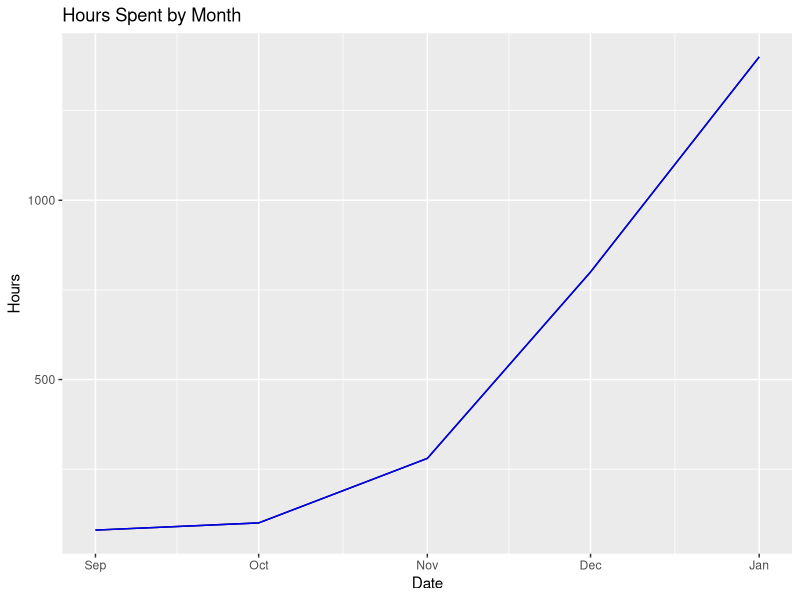
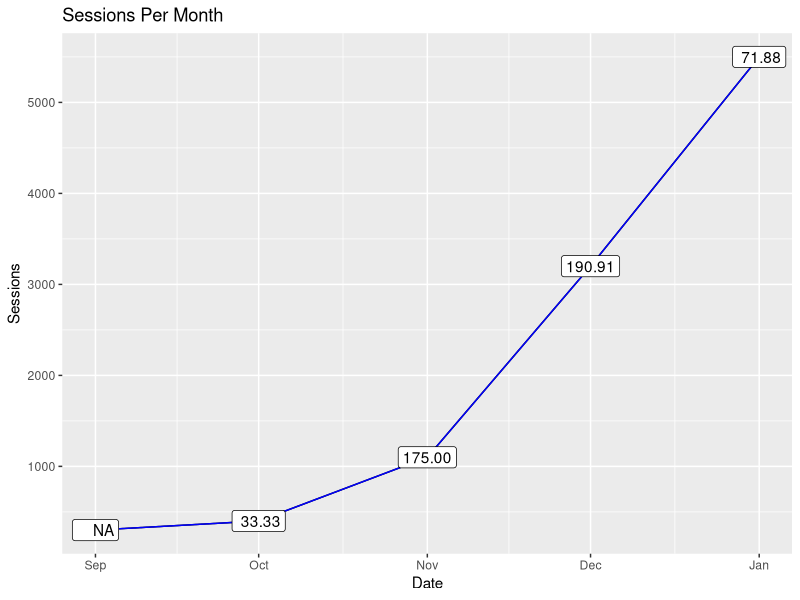
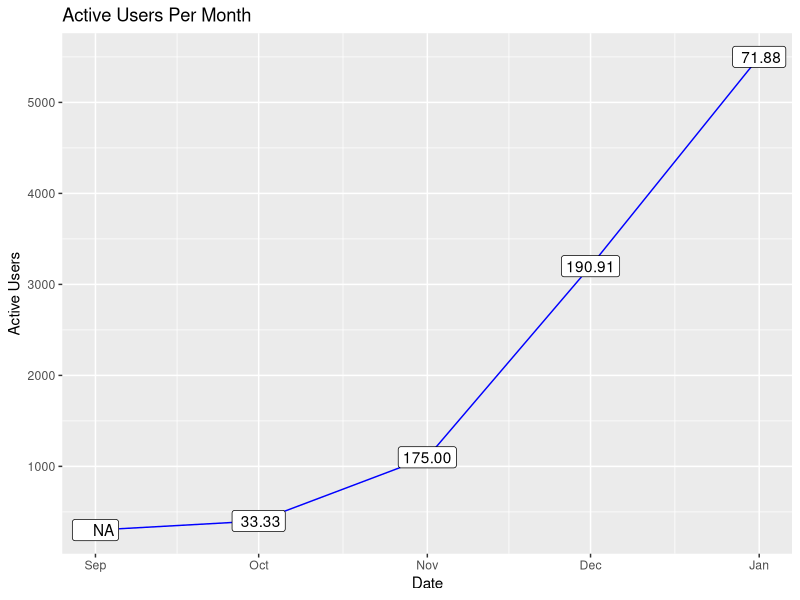

These figures' R source, in order: (Note: this script raises an error after producing the figures.)
# Libraries
library(ggplot2)
library(dplyr)
library(tidyverse)

dates <- c("2022-09-01", "2022-10-01", "2022-11-01", "2022-12-01", "2023-01-01")
hours <- c(80, 100, 280, 800, 1400)
sessions <- c(300, 400, 1100, 3200, 5500)

df <- data.frame(dates, hours, sessions)

df$dates <- as.Date(df$dates)


#growth rate calculation

df <- df %>%
  mutate(
    growth_rate = ((sessions - lag(sessions))/lag(sessions)) * 100
  )

df$growth_rate <- format(round(df$growth_rate, 2), nsmall = 2)

# Most basic bubble plot
hours <- ggplot(df, aes(x=dates, y=hours)) +
  geom_line() + 
  xlab("Date") + 
  ylab("Hours") +
  ggtitle("Hours Spent by Month") +
  geom_line( color="blue")


sessions <- ggplot(df, aes(x=dates, y=sessions)) +
  geom_line() + 
  xlab("Date") + 
  ylab("Sessions") +
  ggtitle("Sessions Per Month") +
  geom_line( color="blue") +
  geom_label(aes(label = growth_rate))

active_users <- ggplot(df, aes(x=dates, y=sessions)) +
  geom_line(color="blue") + 
  xlab("Date") + 
  ylab("Active Users") +
  ggtitle("Active Users Per Month") +
  geom_label(aes(label = growth_rate)) 


hours
sessions
active_users

library(writexl)
write_xlsx(df, "/Users/nikhilgopal/Desktop/growth-rate.xlsx", )
